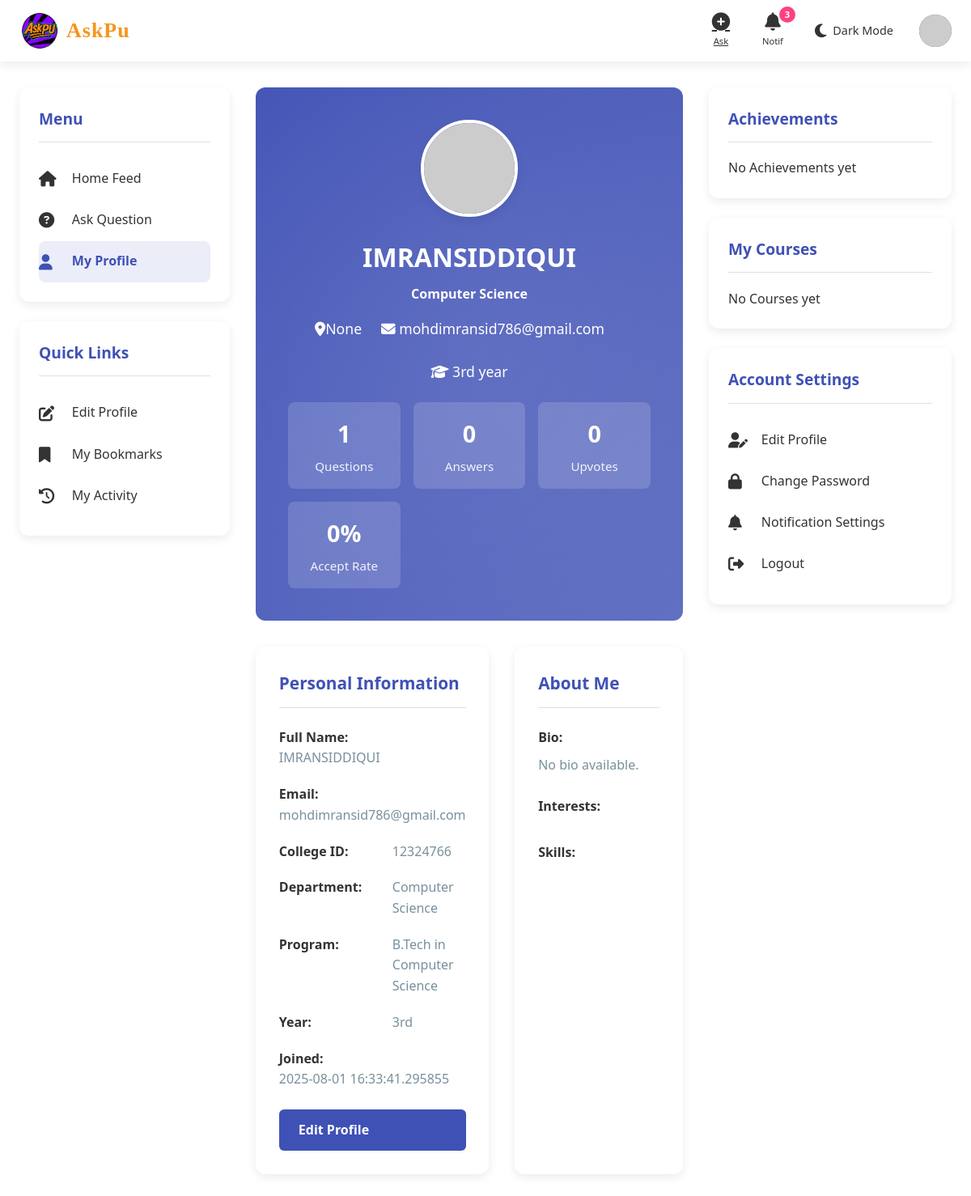
Page /profile (signed in) on the earlier database version.
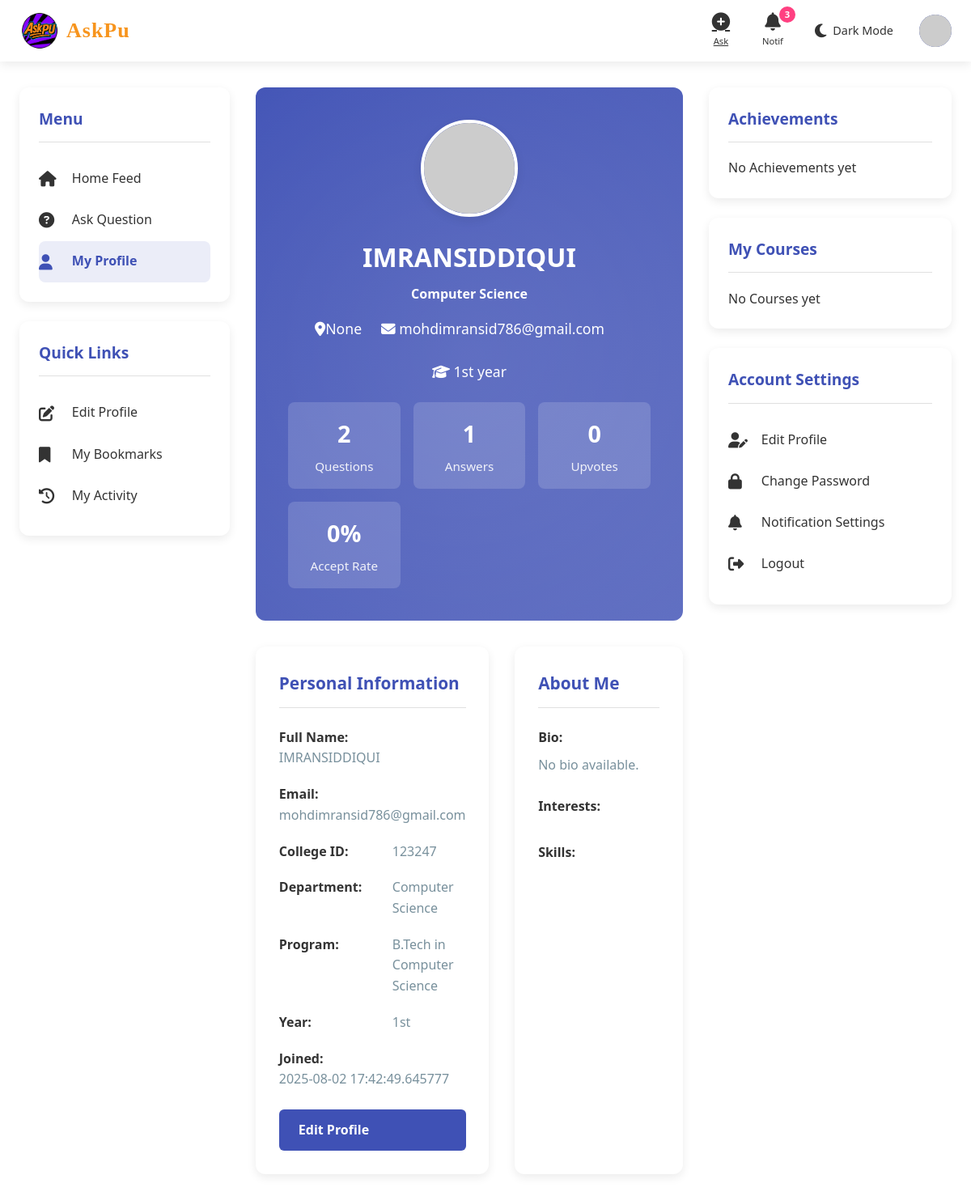
Same page on the later database version.
### app.py (models this page shows)
class User(db.Model):
    id = db.Column(db.Integer, primary_key=True)#use
    first_name=db.Column(db.String(90),unique=False, nullable=False)
    last_name=db.Column(db.String(90),unique=False, nullable=False)
    full_name=db.Column(db.String(90),unique=True, nullable=True)#use
    username = db.Column(db.String(80), unique=True, nullable=False)#use
    email = db.Column(db.String(120), unique=True, nullable=False)#use
    c_id = db.Column(db.String(200), nullable=False)#use
    password = db.Column(db.String(200), nullable=False)#use
    role = db.Column(db.String(20), default='student',nullable=True)#use
    department = db.Column(db.String(50), nullable=True)#use
    year = db.Column(db.String(90), nullable=True)#use
    bio = db.Column(db.Text, nullable=True)#use
    interest= db.Column(db.String(200), nullable=True)
    skiils=db.Column(db.String(200), nullable=True)
    location=db.Column(db.String(200), nullable=True)
    questions = db.relationship('Question', backref='author', lazy=True, cascade="all, delete")
    created_at = db.Column(db.DateTime, default=datetime.utcnow)
    answers = db.relationship('Answer', backref='author', lazy=True, cascade="all, delete")
    image = db.Column(db.String(300), nullable=True)
    otp=db.Column(db.Integer)#use
    achievement=db.Column(db.String(200), nullable=True)
    course=db.Column(db.String(200), nullable=True)
    verify= db.Column(db.Boolean, default=False)
    voted_on = db.relationship(
        'Answer',
        secondary=votes_association,
        back_populates='voters',
        cascade="all, delete"
    )

### app.py (the view)
@app.route('/profile')
def profile():
    user = User.query.get(session['user_id'])
    questions = Question.query.filter_by(user_id=user.id).all()
    answers = Answer.query.filter_by(user_id=user.id).all()
    total_upvotes = 0
    accepted_answers = 0
    for answer in answers:
        upvotes = db.session.query(votes_association).filter_by(answer_id=answer.id, vote_type='upvote').count()
        downvotes = db.session.query(votes_association).filter_by(answer_id=answer.id, vote_type='downvote').count()
        score = upvotes - downvotes
        total_upvotes += upvotes
        if score >= 1:
            accepted_answers += 1
    total_answers = len(answers)
    accept_rate = round((accepted_answers / total_answers) * 100) if total_answers > 0 else 0
    return render_template(
        'profile.html',
        user=user,
        questions=questions,
        answers=answers,
        total_upvotes=total_upvotes,
        accept_rate=accept_rate
    )

### templates/profile.html (shortened to what the changed rows need)
<!DOCTYPE html>
<html lang="en">
<head>
    <link rel="stylesheet" href="https://cdnjs.cloudflare.com/ajax/libs/font-awesome/6.4.0/css/all.min.css">
        <link rel="stylesheet" href="{{url_for ('static',filename='css/styles.css')}}">
</head>
<body>
    <div class="main-container">
        <div class="main-content">
            <div class="profile-header">
                <div class="profile-avatar">
                    {% if user.image %}
  <img src="{{ url_for('static', filename='uploads/' + user.image) }}" alt="Avatar">
{% else %}
  <img src="https://api.dicebear.com/6.x/avataaars/svg?seed={{ user.username }}" alt="Default Avatar">
{% endif %}
                </div>
                 <h1 class="profile-name">{{user.full_name}}</h1>
                <p><b>{{user.department}}</b></p>
                <div class="profile-meta">
                    <div><i class="fas fa-map-marker-alt"></i>{{user.location}}</div>
                    <div><i class="fas fa-envelope"></i> {{user.email}}</div>
                    <div><i class="fas fa-graduation-cap"></i> {{ user.year}} year</div>
                </div>
                <div class="profile-stats">
                    <div class="profile-stat">
                        <div class="profile-stat-value">{{user.questions|length}}</div>
                        <div class="profile-stat-label">Questions</div>
                    </div>
                    <div class="profile-stat">
                        <div class="profile-stat-value">{{user.answers|length}}</div>
                        <div class="profile-stat-label">Answers</div>
                    </div>
                    <div class="profile-stat">
                    </div>
                    <div class="profile-stat">
                    </div>
                </div>
            </div>
            <div class="profile-content">
                <div class="profile-card">
                    <div class="info-item">
                        <div class="info-label">Full Name:</div>
                        <div class="info-value">{{user.full_name}}</div>
                    </div>
                    <div class="info-item">
                        <div class="info-label">Email:</div>
                        <div class="info-value">{{user.email}}</div>
                    </div>
                    <div class="info-item">
                        <div class="info-label">College ID:</div>
                        <div class="info-value">{{user.c_id}}</div>
                    </div>
                    <div class="info-item">
                        <div class="info-label">Department:</div>
                        <div class="info-value">{{user.department}}</div>
                    </div>
                    <div class="info-item">
                        <div class="info-label">Year:</div>
                        <div class="info-value">{{user.year}}</div>
                    </div>
                    <div class="info-item">
                        <div class="info-label">Joined:</div>
                        <div class="info-value">{{user.created_at}}</div>
                    </div>
                </div>
            </div>
        </div>
    </div>
</body>
</html>

Differences in the rows shown:
changed User "IMRANSIDDIQUI": year "3rd" → "1st"; c_id "12324766" → "123247"; created_at "2025-08-01 16:33:41.295855" → "2025-08-02 17:42:49.645777"
Other differences:
{{ user.questions|length }}: "1" → "2"
{{ user.answers|length }}: "0" → "1"
